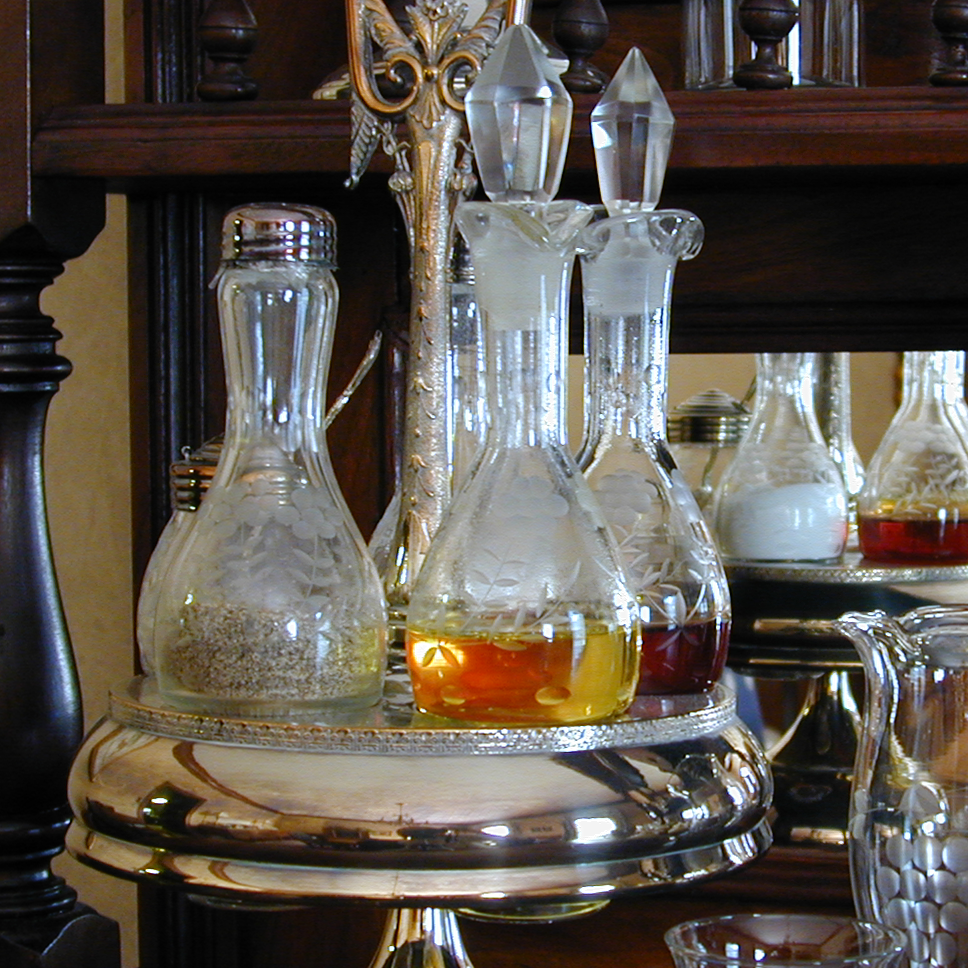
#> input picture Required Images/Fig0637(a)(caster_stand_original).tif, 968 x 968 px, found by its file name
$ python Exp9_1.py
#> lines starting #> are read from the running program, lines starting #| are printed output that depends on the picture
import cv2
import matplotlib.pyplot as plt

img1 = cv2.imread("Fig0637(a)(caster_stand_original).tif", 1)
#> img1 is the input picture: shape (968, 968, 3); mean B, G, R 76.7, 84.8, 91.8

cv2.imshow('Original Color Image', img1)

b, g, r = cv2.split(img1)
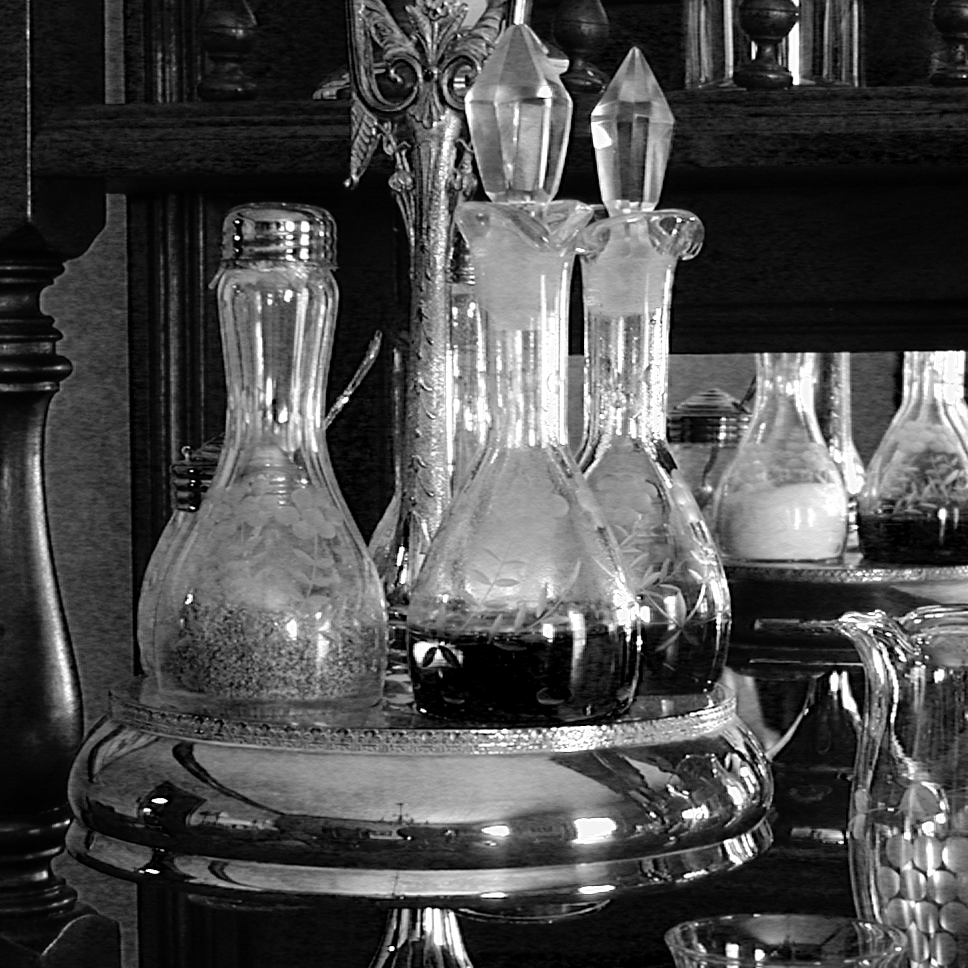
#> b: shape (968, 968); min 0, max 255, mean 76.7
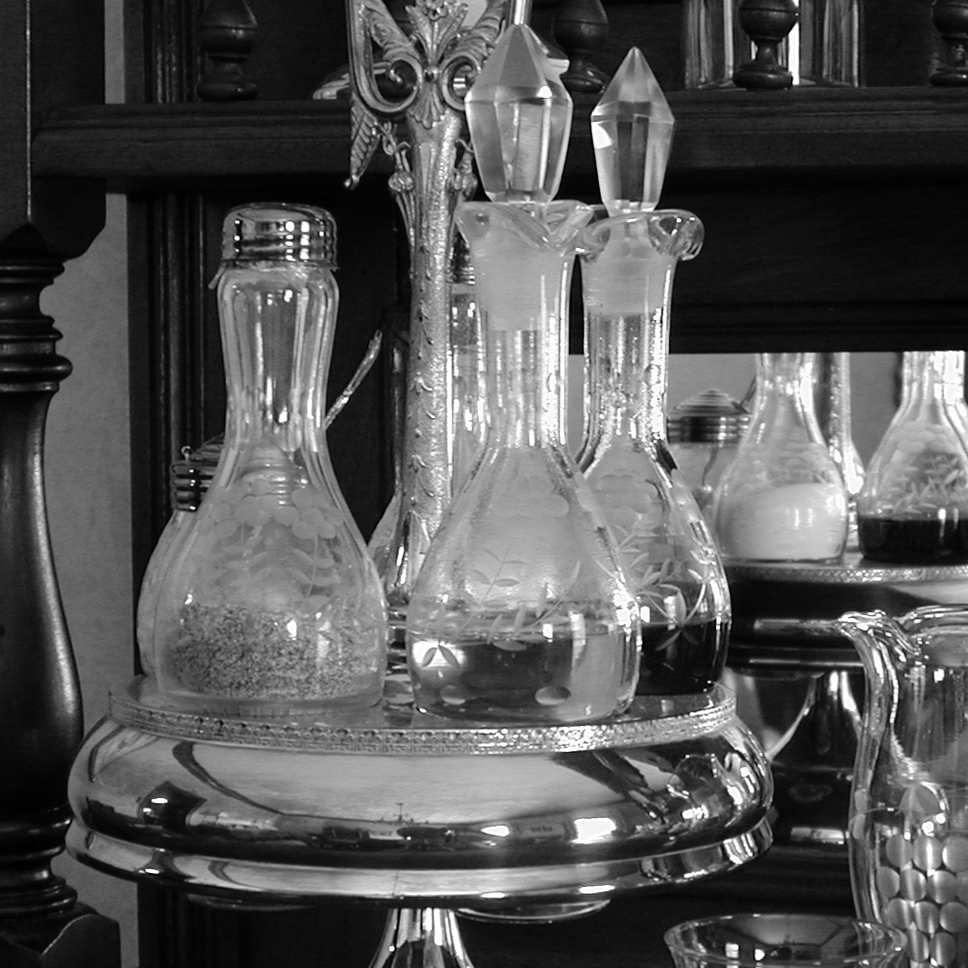
#> g: shape (968, 968); min 0, max 255, mean 84.8
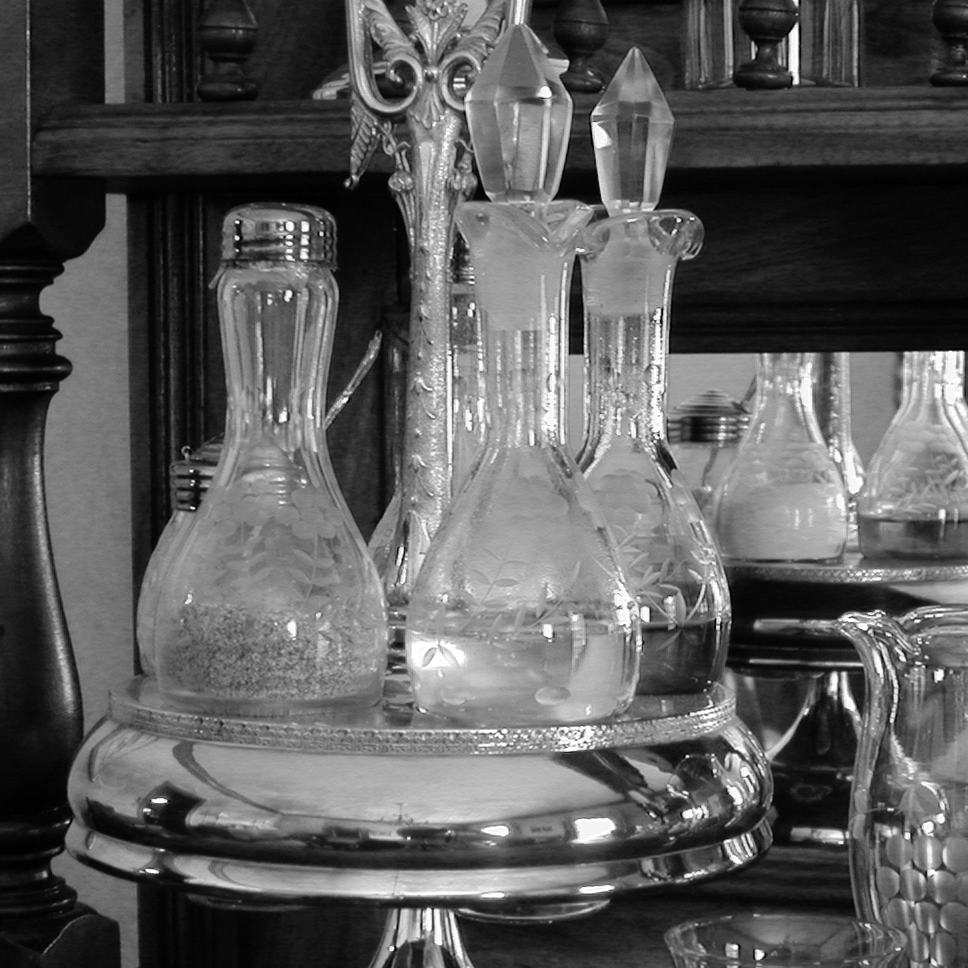
#> r: shape (968, 968); min 0, max 255, mean 91.8

# b = b*0

rgb_img = cv2.merge([b, g, r])

cv2.imshow('Color Image', rgb_img)
cv2.imshow('Blue Component', b)
cv2.imshow('Green Component', g)
cv2.imshow('Red Component', r)
cv2.waitKey(0)

titles = ['RED Component', 'GREEN Component', 'BLUE Component']
images = [r, g, b]

for k in range(3):
    plt.subplot(1, 3, k + 1)
    plt.imshow(images[k], cmap='gray')
    plt.title(titles[k])
    plt.xticks([])
    plt.yticks([])
cv2.destroyAllWindows()
plt.show()
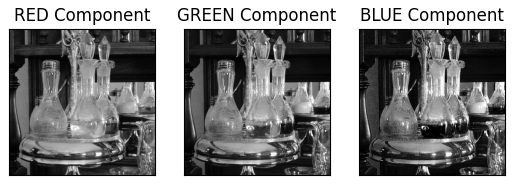
#> figure drawn by matplotlib, 3 panels
